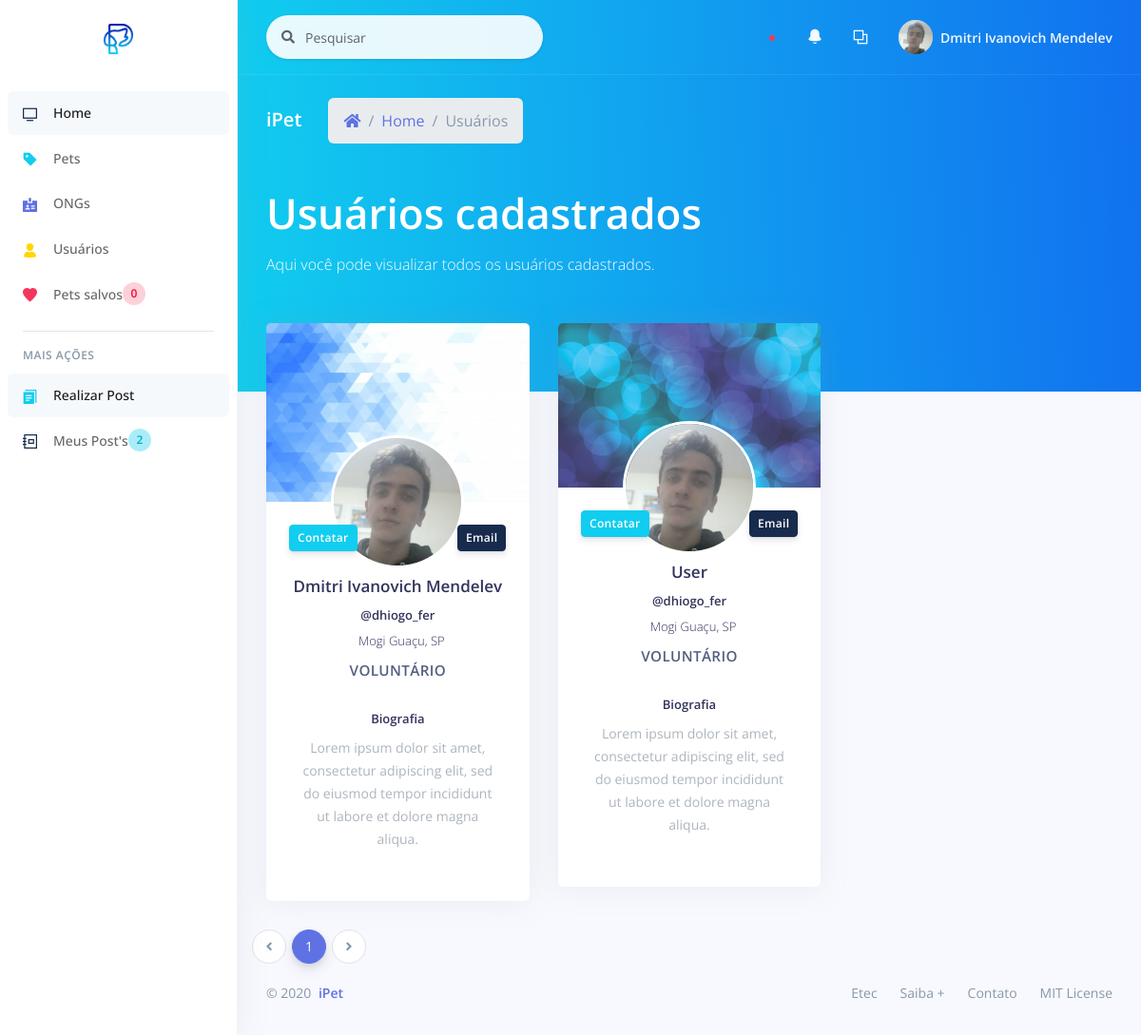
/_site/_user/list/list_users.php (signed in), run on the app's committed database.
### tables this page shows
CREATE TABLE `user` (
  `id_user` int(11) NOT NULL,
  `ranking` int(11) NOT NULL,
  `name` varchar(200) NOT NULL,
  `email` varchar(100) NOT NULL,
  `password` varchar(100) NOT NULL,
  `cpf` varchar(30) NOT NULL,
  `telephone` varchar(30) DEFAULT NULL,
  `instagram` varchar(100) DEFAULT NULL,
  `street` varchar(100) DEFAULT NULL,
  `neighborhood` varchar(100) DEFAULT NULL,
  `city` varchar(100) DEFAULT NULL,
  `uf` varchar(2) DEFAULT NULL,
  `bio` text DEFAULT NULL,
  `image` varchar(200) DEFAULT NULL,
  `banner` varchar(200) DEFAULT NULL,
  `use_terms` int(11) DEFAULT NULL,
  `status` int(11) NOT NULL
);

### _site/_user/list/list_users.php (the view, shortened to what this page needs)
<?php
include_once('../../controller/connect.php');
?>
<!DOCTYPE html>
<html>
<head>
  <?php
    include_once "../../assets/components/styles.php";
  ?>
</head>
<body>
  <?php
    include_once "../components/sidenav.php";
  ?>
  <div class="main-content" id="panel">
    <?php
      include_once "../components/top_nav.php";
    ?>
    <div class="header bg-gradient-info pb-6">
      <div class="container-fluid">
        <div class="header-body">
          <div class="row align-items-center py-4">
            <div class="col-lg-6 col-7">
              <h6 class="h2 text-white d-inline-block mb-0">iPet</h6>
              <nav aria-label="breadcrumb" class="d-none d-md-inline-block ml-md-4">
                <ol class="breadcrumb breadcrumb-links breadcrumb-dark">
                  <li class="breadcrumb-item"><a href="<?= BASE . '_site/_user/home.php'; ?>"><i class="fas fa-home"></i></a></li>
                  <li class="breadcrumb-item"><a href="<?= BASE . '_site/_user/home.php'; ?>">Home</a></li>
                  <li class="breadcrumb-item active" aria-current="page">Usuários</li>
                </ol>
              </nav>
            </div>
          </div>
          <div class="row">
            <div class="col">
            <h1 class="display-2 text-white">Usuários cadastrados</h1>
            <p class="text-white mt-0 mb-5">Aqui você pode visualizar todos os usuários cadastrados.</p>
            </div>
          </div>
        </div>
      </div>
    </div>
    <div class="container-fluid mt--6">
                <?php
                  $num_page_itens = 9;
                  $page = (isset($_GET['page']))? $_GET['page'] : 1;
                  $sql_num_user = "SELECT * FROM user WHERE ranking = 1 AND status = 1";
                  $res_num_user = mysqli_query($con, $sql_num_user);
                  $init = ($num_page_itens*$page)-$num_page_itens;
                  $sql_user = "SELECT * FROM user WHERE ranking = 1 AND status = 1 ORDER BY name ASC LIMIT $init, $num_page_itens";
                  $res_user = mysqli_query($con, $sql_user);
                  $array_user = mysqli_fetch_assoc($res_user);
                  $quanty_users = mysqli_num_rows($res_num_user);
                  $num_pages = ceil($quanty_users/$num_page_itens);
                ?>
      <div class="row">
      <?php
        if($quanty_users):
        do{
      ?>
        <div class="col-xl-4 order-xl-2">
          <div class="card card-profile">
            <img src="<?= PUBLICO . 'img/theme/' . $array_user['banner']; ?>" alt="Imagem de capa" class="card-img-top">
            <div class="row justify-content-center">
              <div class="col-lg-3 order-lg-2">
                <div class="card-profile-image">
                  <a href="#">
                    <img src="<?= PUBLICO . 'img/users/' . $array_user['image']; ?>" class="rounded-circle">
                  </a>
                </div>
              </div>
            </div>
            <div class="card-header text-center border-0 pt-8 pt-md-4 pb-0 pb-md-4">
              <div class="d-flex justify-content-between">
                <button type="button" data-toggle="modal" class="btn btn-sm btn-info  mr-4" data-target="#modalContatar<?= $array_user['id_user']; ?>">Contatar</button>
                <button type="button" data-toggle="modal" class="btn btn-sm btn-default float-right" data-target="#modalEmail<?= $array_user['id_user']; ?>">Email</button>
              </div>
            </div>
            <div class="card-body pt-0">
              <div class="text-center">
                <h5 class="h3">
                <?= $array_user['name']; ?>
                </h5>
                <h6 class="h5">
                <?= $array_user['instagram']; ?>
                </h6>
                <div class="h5 font-weight-300">
                  <i class="ni location_pin mr-2"></i><?= $array_user['city'] . ", " . $array_user['uf']; ?>
                </div>
                <span class="heading">
                  <?php
                    if($array_user['ranking'] == 1){
                      echo "Voluntário";
                    } elseif ($array_user['ranking'] == 2) {
                      echo "ONG";
                    } elseif ($array_user['ranking'] == 3) {
                      echo "Administrador";
                    } else {
                      echo "Oops, ocorreu um erro...";
                    }
                  ?>
                </span>
              </div>
              <div class="row">
                <div class="col">
                  <div class="card-profile-stats d-flex justify-content-center">
                    <div>
                      <h5>Biografia</h5>
                      <span class="description"><?= $array_user['bio'];?></span>
                    </div>
                  </div>
                </div>
              </div>
            </div>
          </div>
        </div>
      <?php
        } while($array_user = mysqli_fetch_assoc($res_user));
      ?>
      </div>
      <div class="row">
      <nav aria-label="...">
                    <ul class="pagination">
                      <li class="page-item">
                        <a class="page-link" href="list_users.php?page=<?php if($page==1){ echo 1;}else{echo $page-1;};?>" tabindex="-1">
                          <i class="fa fa-angle-left"></i>
                        </a>
                      </li>
                      <?php
                        for($i=1;$i<$num_pages+1;$i++){
                          $current = "";
                          if($page == $i){
                            $current = "active";
                          }
                      ?>
                      <li class="page-item <?= $current; ?>"><a class="page-link" href="list_users.php?page=<?= $i; ?>"><?= $i; ?></a></li>
                      <?php }?>
                      <li class="page-item">
                        <a class="page-link" href="list_users.php?page=<?php if($page<$num_pages){ echo $page+1;}else{echo $page;};?>">
                          <i class="fa fa-angle-right"></i>
                        </a>
                      </li>
                    </ul>
              </nav>
      </div>
      <?php endif; ?>
      <?php
        include_once "../../assets/components/footer.php";
      ?>
    </div>
  </div>
</body>
</html>

### data on the page
user: banner (picture), image (picture), name "Dmitri Ivanovich Mendelev", instagram "@dhiogo_fer", city "Mogi Guaçu", uf "SP", ranking "VOLUNTÁRIO", bio "Lorem ipsum dolor sit amet, consectetur adipiscing elit, sed do eiusmod tempor incididunt ut labore et dolore magna aliqua."
user: banner (picture), image (picture), name "User", instagram "@dhiogo_fer", city "Mogi Guaçu", uf "SP", ranking "VOLUNTÁRIO", bio "Lorem ipsum dolor sit amet, consectetur adipiscing elit, sed do eiusmod tempor incididunt ut labore et dolore magna aliqua."

### other printed values
$count_favorite "0"
$count_post "2"
$_SESSION['name'] "Dmitri Ivanovich Mendelev"
